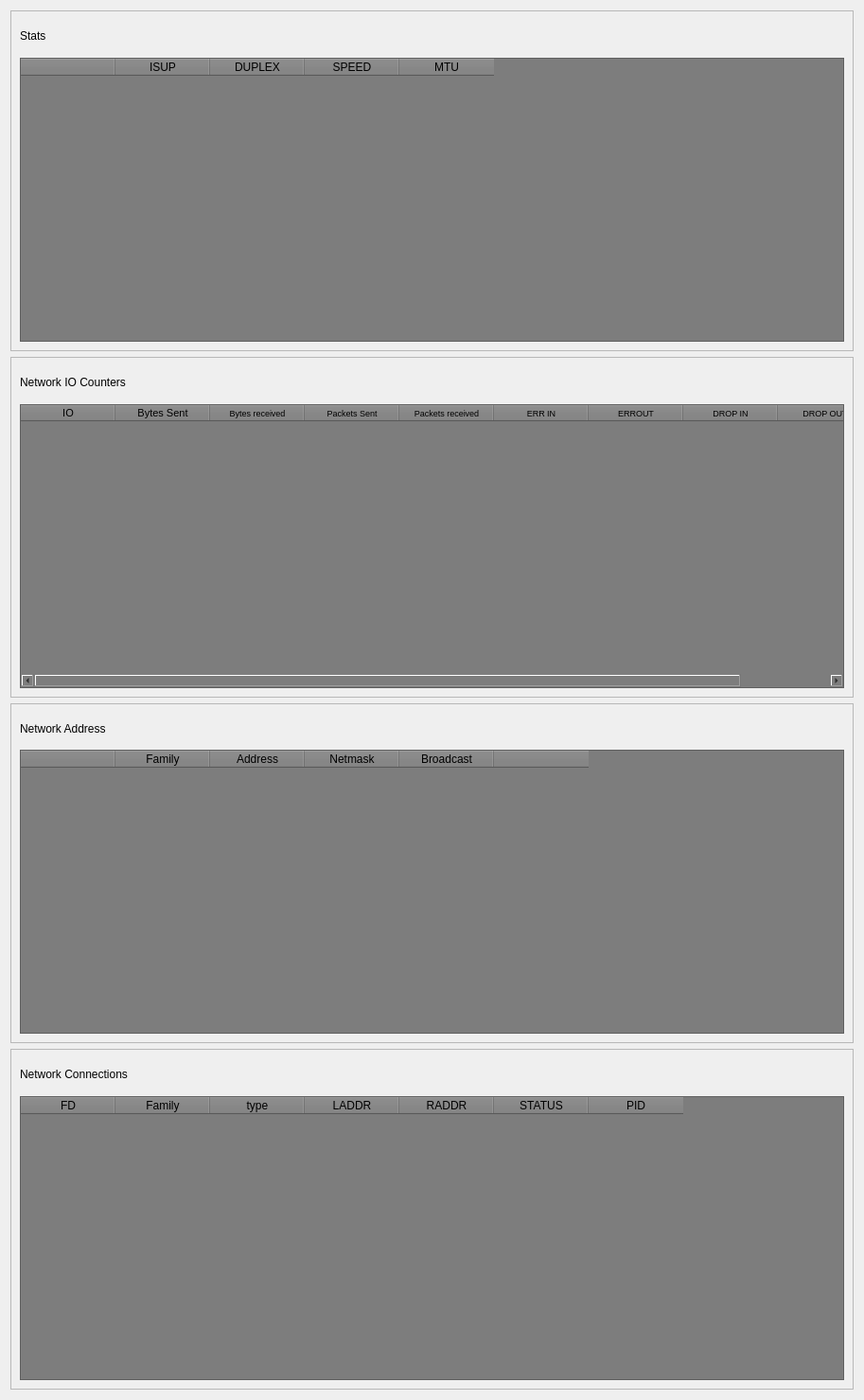
                <widget class="QWidget" name="scrollAreaWidgetContents">
                 <property name="geometry">
                  <rect>
                   <x>0</x>
                   <y>0</y>
                   <width>913</width>
                   <height>1479</height>
                  </rect>
                 </property>
                 <layout class="QVBoxLayout" name="verticalLayout_13">
                  <item>
                   <widget class="QFrame" name="frame_9">
                    <property name="frameShape">
                     <enum>QFrame::StyledPanel</enum>
                    </property>
                    <property name="frameShadow">
                     <enum>QFrame::Raised</enum>
                    </property>
                    <layout class="QVBoxLayout" name="verticalLayout_17">
                     <item>
                      <widget class="QLabel" name="label_46">
                       <property name="styleSheet">
                        <string notr="true">font: 75 15pt &quot;MS Shell Dlg 2&quot;;</string>
                       </property>
                       <property name="text">
                        <string>Stats</string>
                       </property>
                      </widget>
                     </item>
                     <item>
                      <widget class="QTableWidget" name="net_stats_table">
                       <property name="sizePolicy">
                        <sizepolicy hsizetype="Preferred" vsizetype="Preferred">
                         <horstretch>0</horstretch>
                         <verstretch>0</verstretch>
                        </sizepolicy>
                       </property>
                       <property name="minimumSize">
                        <size>
                         <width>0</width>
                         <height>300</height>
                        </size>
                       </property>
                       <property name="styleSheet">
                        <string notr="true">background-color: rgb(125, 125, 125);</string>
                       </property>
                       <column>
                        <property name="text">
                         <string/>
                        </property>
                       </column>
                       <column>
                        <property name="text">
                         <string>ISUP</string>
                        </property>
                       </column>
                       <column>
                        <property name="text">
                         <string>DUPLEX</string>
                        </property>
                       </column>
                       <column>
                        <property name="text">
                         <string>SPEED</string>
                        </property>
                       </column>
                       <column>
                        <property name="text">
                         <string>MTU</string>
                        </property>
                       </column>
                      </widget>
                     </item>
                    </layout>
                   </widget>
                  </item>
                  <item>
                   <widget class="QFrame" name="frame_10">
                    <property name="styleSheet">
                     <string notr="true">font: 75 12pt &quot;MS Shell Dlg 2&quot;;</string>
                    </property>
                    <property name="frameShape">
                     <enum>QFrame::StyledPanel</enum>
                    </property>
                    <property name="frameShadow">
                     <enum>QFrame::Raised</enum>
                    </property>
                    <layout class="QVBoxLayout" name="verticalLayout_16">
                     <item>
                      <widget class="QLabel" name="label_47">
                       <property name="styleSheet">
                        <string notr="true">font: 75 15pt &quot;MS Shell Dlg 2&quot;;</string>
                       </property>
                       <property name="text">
                        <string>Network IO Counters</string>
                       </property>
                      </widget>
                     </item>
                     <item>
                      <widget class="QTableWidget" name="net_io_table">
                       <property name="sizePolicy">
                        <sizepolicy hsizetype="Preferred" vsizetype="Preferred">
                         <horstretch>0</horstretch>
                         <verstretch>0</verstretch>
                        </sizepolicy>
                       </property>
                       <property name="minimumSize">
                        <size>
                         <width>0</width>
                         <height>300</height>
                        </size>
                       </property>
                       <property name="styleSheet">
                        <string notr="true">background-color: rgb(125, 125, 125);</string>
                       </property>
                       <column>
                        <property name="text">
                         <string>IO</string>
                        </property>
                        <property name="font">
                         <font>
                          <pointsize>8</pointsize>
                         </font>
                        </property>
                       </column>
                       <column>
                        <property name="text">
                         <string>Bytes Sent</string>
                        </property>
                        <property name="font">
                         <font>
                          <pointsize>8</pointsize>
                         </font>
                        </property>
                       </column>
                       <column>
                        <property name="text">
                         <string>Bytes received</string>
                        </property>
                        <property name="font">
                         <font>
                          <pointsize>7</pointsize>
                         </font>
                        </property>
                       </column>
                       <column>
                        <property name="text">
                         <string>Packets Sent</string>
                        </property>
                        <property name="font">
                         <font>
                          <pointsize>7</pointsize>
                         </font>
                        </property>
                       </column>
                       <column>
                        <property name="text">
                         <string>Packets received</string>
                        </property>
                        <property name="font">
                         <font>
                          <pointsize>7</pointsize>
                         </font>
                        </property>
                       </column>
                       <column>
                        <property name="text">
                         <string>ERR IN</string>
                        </property>
                        <property name="font">
                         <font>
                          <pointsize>7</pointsize>
                         </font>
                        </property>
                       </column>
                       <column>
                        <property name="text">
                         <string>ERROUT</string>
                        </property>
                        <property name="font">
                         <font>
                          <pointsize>7</pointsize>
                         </font>
                        </property>
                       </column>
                       <column>
                        <property name="text">
                         <string>DROP IN</string>
                        </property>
                        <property name="font">
                         <font>
                          <pointsize>7</pointsize>
                         </font>
                        </property>
                       </column>
                       <column>
                        <property name="text">
                         <string>DROP OUT</string>
                        </property>
                        <property name="font">
                         <font>
                          <pointsize>7</pointsize>
                         </font>
                        </property>
                       </column>
                      </widget>
                     </item>
                    </layout>
                   </widget>
                  </item>
                  <item>
                   <widget class="QFrame" name="frame_11">
                    <property name="frameShape">
                     <enum>QFrame::StyledPanel</enum>
                    </property>
                    <property name="frameShadow">
                     <enum>QFrame::Raised</enum>
                    </property>
                    <layout class="QVBoxLayout" name="verticalLayout_15">
                     <item>
                      <widget class="QLabel" name="label_48">
                       <property name="styleSheet">
                        <string notr="true">font: 75 15pt &quot;MS Shell Dlg 2&quot;</string>
                       </property>
                       <property name="text">
                        <string>Network Address</string>
                       </property>
                      </widget>
                     </item>
                     <item>
                      <widget class="QTableWidget" name="net_address_table">
                       <property name="sizePolicy">
                        <sizepolicy hsizetype="Preferred" vsizetype="Preferred">
                         <horstretch>0</horstretch>
                         <verstretch>0</verstretch>
                        </sizepolicy>
                       </property>
                       <property name="minimumSize">
                        <size>
                         <width>0</width>
                         <height>300</height>
                        </size>
                       </property>
                       <property name="styleSheet">
                        <string notr="true">background-color: rgb(125, 125, 125);</string>
                       </property>
                       <column>
                        <property name="text">
                         <string/>
                        </property>
                       </column>
                       <column>
                        <property name="text">
                         <string>Family</string>
                        </property>
                       </column>
                       <column>
                        <property name="text">
                         <string>Address</string>
                        </property>
                       </column>
                       <column>
                        <property name="text">
                         <string>Netmask</string>
                        </property>
                       </column>
                       <column>
                        <property name="text">
                         <string>Broadcast</string>
                        </property>
                       </column>
                       <column>
                        <property name="text">
                         <string/>
                        </property>
                       </column>
                      </widget>
                     </item>
                    </layout>
                   </widget>
                  </item>
                  <item>
                   <widget class="QFrame" name="frame_12">
                    <property name="frameShape">
                     <enum>QFrame::StyledPanel</enum>
                    </property>
                    <property name="frameShadow">
                     <enum>QFrame::Raised</enum>
                    </property>
                    <layout class="QVBoxLayout" name="verticalLayout_14">
                     <item>
                      <widget class="QLabel" name="label_49">
                       <property name="styleSheet">
                        <string notr="true">font: 75 15pt &quot;MS Shell Dlg 2&quot;;</string>
                       </property>
                       <property name="text">
                        <string>Network Connections</string>
                       </property>
                      </widget>
                     </item>
                     <item>
                      <widget class="QTableWidget" name="net_connections_table">
                       <property name="sizePolicy">
                        <sizepolicy hsizetype="Preferred" vsizetype="Preferred">
                         <horstretch>0</horstretch>
                         <verstretch>0</verstretch>
                        </sizepolicy>
                       </property>
                       <property name="minimumSize">
                        <size>
                         <width>0</width>
                         <height>300</height>
                        </size>
                       </property>
                       <property name="styleSheet">
                        <string notr="true">background-color: rgb(125, 125, 125);</string>
                       </property>
                       <column>
                        <property name="text">
                         <string>FD</string>
                        </property>
                       </column>
                       <column>
                        <property name="text">
                         <string>Family</string>
                        </property>
                       </column>
                       <column>
                        <property name="text">
                         <string>type</string>
                        </property>
                       </column>
                       <column>
                        <property name="text">
                         <string>LADDR</string>
                        </property>
                       </column>
                       <column>
                        <property name="text">
                         <string>RADDR</string>
                        </property>
                       </column>
                       <column>
                        <property name="text">
                         <string>STATUS</string>
                        </property>
                       </column>
                       <column>
                        <property name="text">
                         <string>PID</string>
                        </property>
                       </column>
                      </widget>
                     </item>
                    </layout>
                   </widget>
                  </item>
                 </layout>
                </widget>
